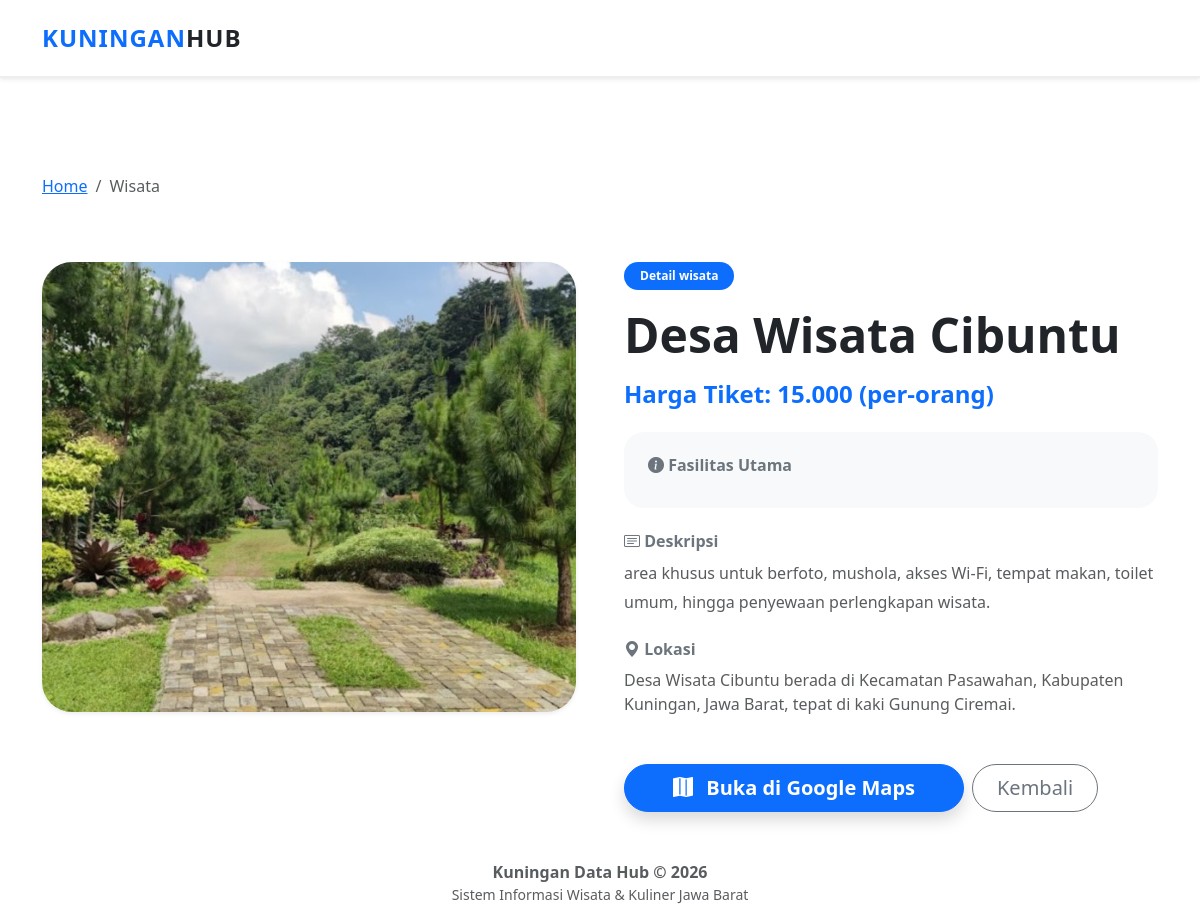
The page /kuningannn/detail.php?id=2&type=wisata on the database its author committed.
### tables this page shows
CREATE TABLE `wisata` (
  `id_wisata` int(11) NOT NULL,
  `nama_wisata` varchar(100) NOT NULL,
  `deskripsi` text DEFAULT NULL,
  `harga_tiket` varchar(50) DEFAULT NULL,
  `alamat` text DEFAULT NULL,
  `fasilitas` text DEFAULT NULL,
  `link_maps` varchar(255) DEFAULT NULL,
  `foto` varchar(255) DEFAULT NULL
);

### kuningannn/detail.php (the view, shortened to what this page needs)
<?php
include 'koneksi.php';
include 'header.php';
$id   = $_GET['id'];
$type = $_GET['type'];
if ($type == 'wisata') {
    $res = mysqli_query($conn, "SELECT * FROM wisata WHERE id_wisata = '$id'");
    $d   = mysqli_fetch_assoc($res);
    $nama = $d['nama_wisata'];
    $sub  = "Harga Tiket: " . $d['harga_tiket'];
    $info_label = "Fasilitas Utama";
    $lokasi     = $d['alamat'];
    $warna      = "primary";
}
?>
<div class="container my-5 pt-5">
    <nav aria-label="breadcrumb">
      <ol class="breadcrumb">
        <li class="breadcrumb-item"><a href="index.php">Home</a></li>
        <li class="breadcrumb-item active text-capitalize"><?= $type; ?></li>
      </ol>
    </nav>
    <div class="row g-5 mt-2">
        <div class="col-md-6">
            <div class="shadow-sm overflow-hidden" style="border-radius: 30px;">
                <img src="gambar/<?= $d['foto']; ?>" class="w-100 shadow" style="height: 450px; object-fit: cover;">
            </div>
        </div>
        <div class="col-md-6">
            <span class="badge bg-<?= $warna; ?> mb-3 px-3 py-2 rounded-pill">Detail <?= $type; ?></span>
            <h1 class="fw-bold display-5 mb-3"><?= $nama; ?></h1>
            <h4 class="text-<?= $warna; ?> fw-bold mb-4"><?= $sub; ?></h4>
            <div class="card border-0 bg-light p-4 mb-4" style="border-radius: 20px;">
                <h6 class="fw-bold text-secondary mb-2"><i class="bi bi-info-circle-fill"></i> <?= $info_label; ?></h6>
            </div>
            <div class="mb-4">
                <h6 class="fw-bold text-secondary mb-2"><i class="bi bi-card-text"></i> Deskripsi</h6>
                <p class="text-muted lead" style="font-size: 1rem; line-height: 1.8;"><?= $d['deskripsi']; ?></p>
            </div>
            <div class="mb-5">
                <h6 class="fw-bold text-secondary mb-2"><i class="bi bi-geo-alt-fill"></i> Lokasi</h6>
                <p class="text-muted"><?= $lokasi; ?></p>
            </div>
            <div class="d-grid gap-2 d-md-flex justify-content-md-start">
                <a href="<?= $d['link_maps']; ?>" target="_blank" class="btn btn-<?= $warna; ?> btn-lg px-5 rounded-pill shadow fw-bold">
                    <i class="bi bi-map-fill me-2"></i> Buka di Google Maps
                </a>
                <a href="index.php" class="btn btn-outline-secondary btn-lg px-4 rounded-pill">Kembali</a>
            </div>
        </div>
    </div>
</div>
<?php include 'footer.php'; ?>

### kuningannn/header.php (shortened to what this page needs)
<!DOCTYPE html>
<html lang="id">
<head>
    <link href="https://cdn.jsdelivr.net/npm/bootstrap@5.3.0/dist/css/bootstrap.min.css" rel="stylesheet">
    <link rel="stylesheet" href="https://cdn.jsdelivr.net/npm/bootstrap-icons@1.11.0/font/bootstrap-icons.css">
</head>
<body>
<nav class="navbar navbar-expand-lg navbar-light sticky-top shadow-sm">
  <div class="container">
    <a class="navbar-brand fw-bold text-primary" href="index.php">KUNINGAN<span class="text-dark">HUB</span></a>
    </div>
</nav>

### kuningannn/footer.php (shortened to what this page needs)
<footer class="footer mt-auto">
    <div class="container text-center">
        <span class="text-muted fw-bold">Kuningan Data Hub &copy; 2026</span>
        <p class="small text-muted mb-0">Sistem Informasi Wisata & Kuliner Jawa Barat</p>
    </div>
</footer>
</body>
</html>

### kuningannn/header.php (style rules this page uses)
:root { --blue-main: #3498db; }
.navbar { background: white; border-bottom: 2px solid #eee; padding: 15px 0; }
.navbar-brand { font-size: 1.5rem; letter-spacing: 1px; }

### rows shown on the page
wisata: foto (picture), nama_wisata "Desa Wisata Cibuntu", harga_tiket "Harga Tiket: 15.000 (per-orang)", deskripsi "area khusus untuk berfoto, mushola, akses Wi-Fi, tempat makan, toilet umum, hingga penyewaan perlengkapan wisata.", alamat "Desa Wisata Cibuntu berada di Kecamatan Pasawahan, Kabupaten Kuningan, Jawa Barat, tepat di kaki Gunung Ciremai."

### other values the page prints
$type "Wisata"
$type "wisata"
$info_label "Fasilitas Utama"
